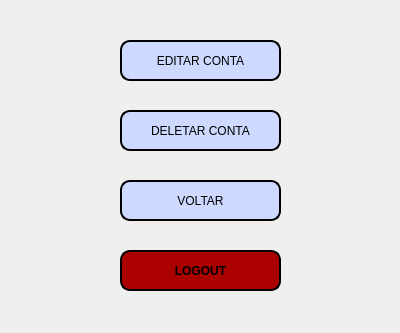
<?xml version="1.0" encoding="UTF-8"?>
<ui version="4.0">
 <class>telaConta</class>
 <widget class="QWidget" name="telaConta">
  <property name="geometry">
   <rect>
    <x>0</x>
    <y>0</y>
    <width>400</width>
    <height>333</height>
   </rect>
  </property>
  <property name="windowTitle">
   <string>Conta</string>
  </property>
  <widget class="QPushButton" name="btnTelaEditConta">
   <property name="geometry">
    <rect>
     <x>120</x>
     <y>40</y>
     <width>161</width>
     <height>41</height>
    </rect>
   </property>
   <property name="cursor">
    <cursorShape>PointingHandCursor</cursorShape>
   </property>
   <property name="styleSheet">
    <string notr="true">border-radius: 10px;
background-color: rgb(205, 217, 255);
border-style: outset;
border: 2px solid black;</string>
   </property>
   <property name="text">
    <string>EDITAR CONTA</string>
   </property>
  </widget>
  <widget class="QPushButton" name="btnTelaDelConta">
   <property name="geometry">
    <rect>
     <x>120</x>
     <y>110</y>
     <width>161</width>
     <height>41</height>
    </rect>
   </property>
   <property name="cursor">
    <cursorShape>PointingHandCursor</cursorShape>
   </property>
   <property name="styleSheet">
    <string notr="true">border-radius: 10px;
background-color: rgb(205, 217, 255);
border-style: outset;
border: 2px solid black;</string>
   </property>
   <property name="text">
    <string>DELETAR CONTA</string>
   </property>
  </widget>
  <widget class="QPushButton" name="btnLogout">
   <property name="geometry">
    <rect>
     <x>120</x>
     <y>250</y>
     <width>161</width>
     <height>41</height>
    </rect>
   </property>
   <property name="font">
    <font>
     <weight>75</weight>
     <bold>true</bold>
    </font>
   </property>
   <property name="cursor">
    <cursorShape>PointingHandCursor</cursorShape>
   </property>
   <property name="styleSheet">
    <string notr="true">border-radius: 10px;
background-color: rgb(170, 0, 0);
border-style: outset;
border: 2px solid black;</string>
   </property>
   <property name="text">
    <string>LOGOUT</string>
   </property>
  </widget>
  <widget class="QPushButton" name="btnVoltaTelaMainC">
   <property name="geometry">
    <rect>
     <x>120</x>
     <y>180</y>
     <width>161</width>
     <height>41</height>
    </rect>
   </property>
   <property name="cursor">
    <cursorShape>PointingHandCursor</cursorShape>
   </property>
   <property name="styleSheet">
    <string notr="true">border-radius: 10px;
background-color: rgb(205, 217, 255);
border-style: outset;
border: 2px solid black;</string>
   </property>
   <property name="text">
    <string>VOLTAR</string>
   </property>
  </widget>
 </widget>
 <resources/>
 <connections/>
</ui>
